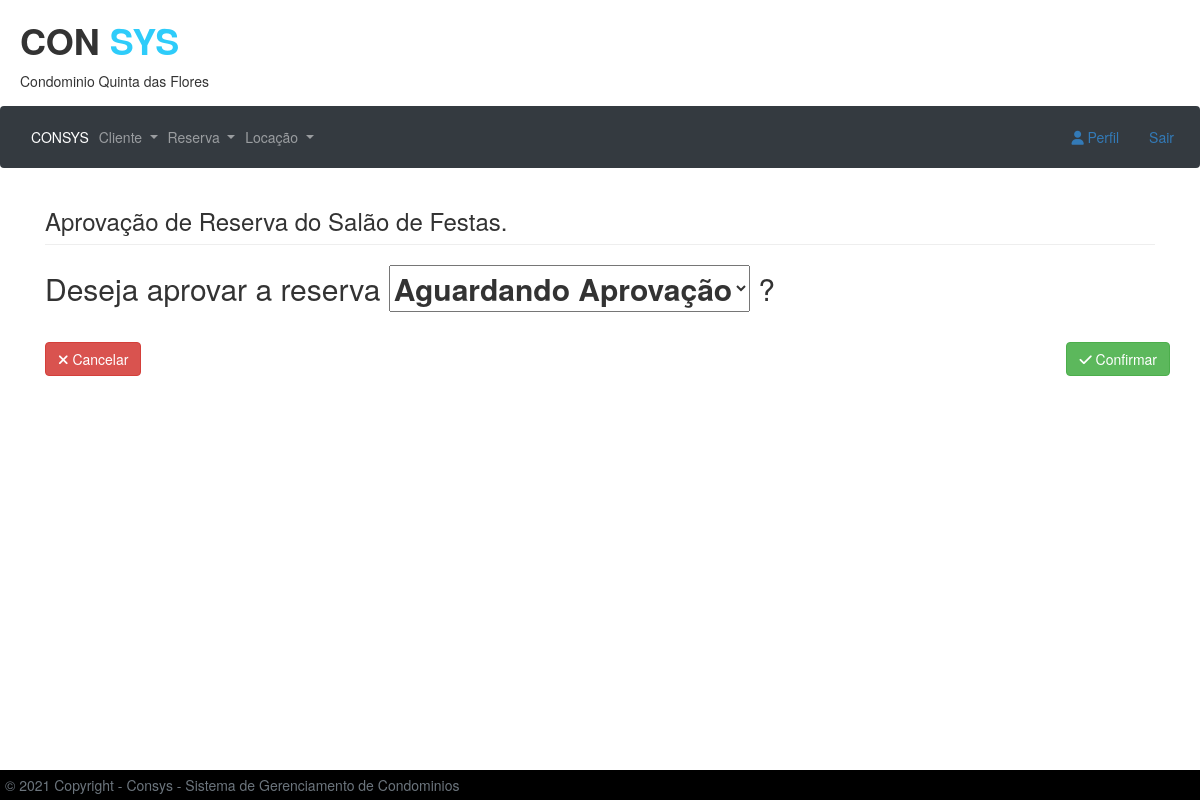
/salaoUpdate/1/ (signed in), run on an earlier commit of the app's database.
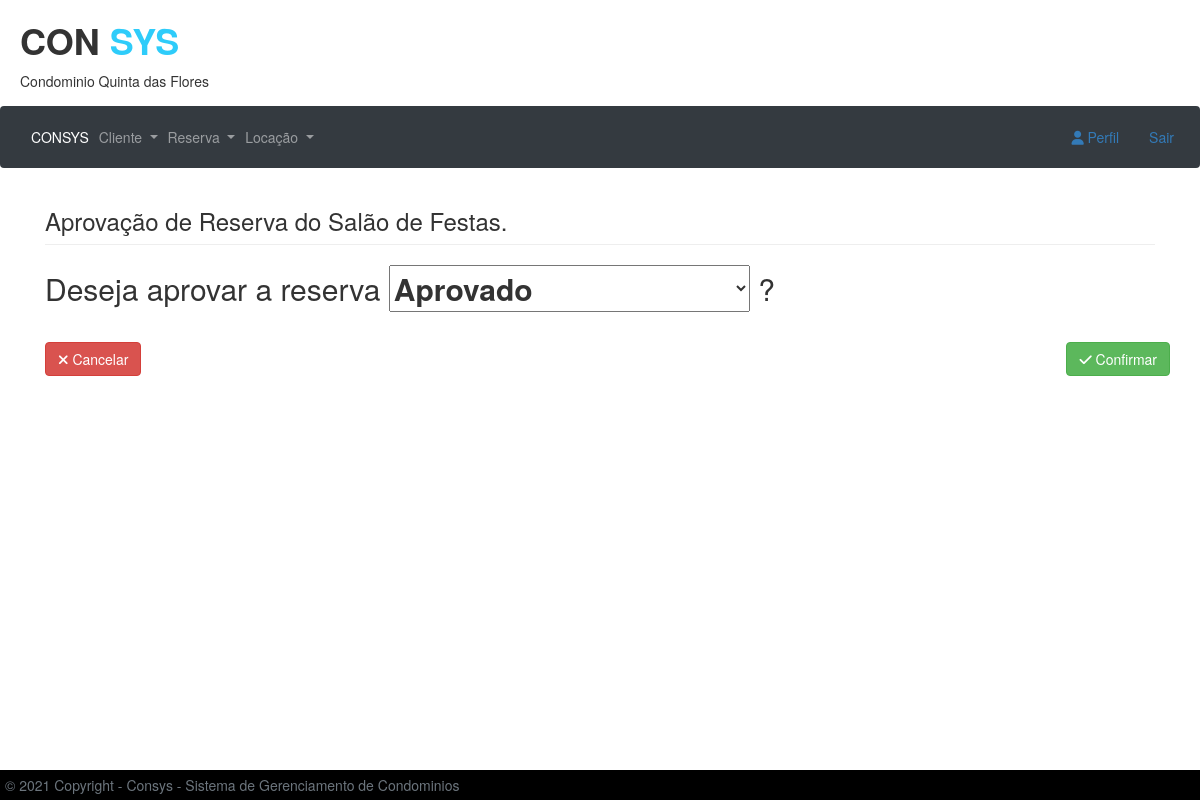
And on a later commit of the database.
### sistema/models.py (models this page shows)
class ReservaSalao(models.Model):
    STATUS_CHOICES = (('Aprovado', 'Aprovado'), ('Aguardando Aprovação', 'Aguardando Aprovação'))
    data_inicio = models.DateTimeField()
    data_termino = models.DateTimeField()
    obs = models.CharField(max_length=100)
    tipo = models.CharField(max_length=12, default='Salão de Festas')
    vaga = models.CharField(max_length=10, default='SN')
    usuario = CurrentUserField()
    criado_em = models.DateTimeField(auto_now=True)
    modificacado_em = models.DateTimeField(auto_now_add=True)
    status = models.CharField(max_length=30, choices=STATUS_CHOICES, default='Aguardando Aprovação')

### sistema/views.py (the view)
# urls.py: path('salaoUpdate/<int:id>/', update_reserva_salao, name='salao_update'),
@permission_required('administradores')
def update_reserva_salao(request, id):
    status = ReservaSalao.objects.get(id=id)
    form = StatusSalaoFrom(request.POST or None, instance=status)
    if form.is_valid():
        form.save()
        return redirect('/aprovar/')
    return render(request, 'salao_update.html', {'form': form, 'status': status})

### sistema/forms.py
class StatusSalaoFrom(forms.ModelForm):
    class Meta:
        model = ReservaSalao
        fields = ['status']

### sistema/templates/salao_update.html (shortened to what this page needs)
{% extends 'base.html' %}
{% block conteudo_janela %}
<div class="page-header">
    <h3 class="mb-3">Aprovação de Reserva do Salão de Festas.</h3>
</div>
<form method="post">
    <h2>Deseja aprovar a reserva <strong>{{ form.status }}</strong> ?</h2>
    <a href="{% url 'aprovar' %}" class="btn btn-danger"><i class="fa fa-times" aria-hidden="true"></i> Cancelar</a>
    <button type="submit" class="btn btn-success navbar-right"><i class="fa fa-check" aria-hidden="true"></i> Confirmar
    </button>
</form>
{% endblock %}

What changed in the data, as far as the page shows it:
changed ReservaSalao: status "Aguardando Aprovação" → "Aprovado"
